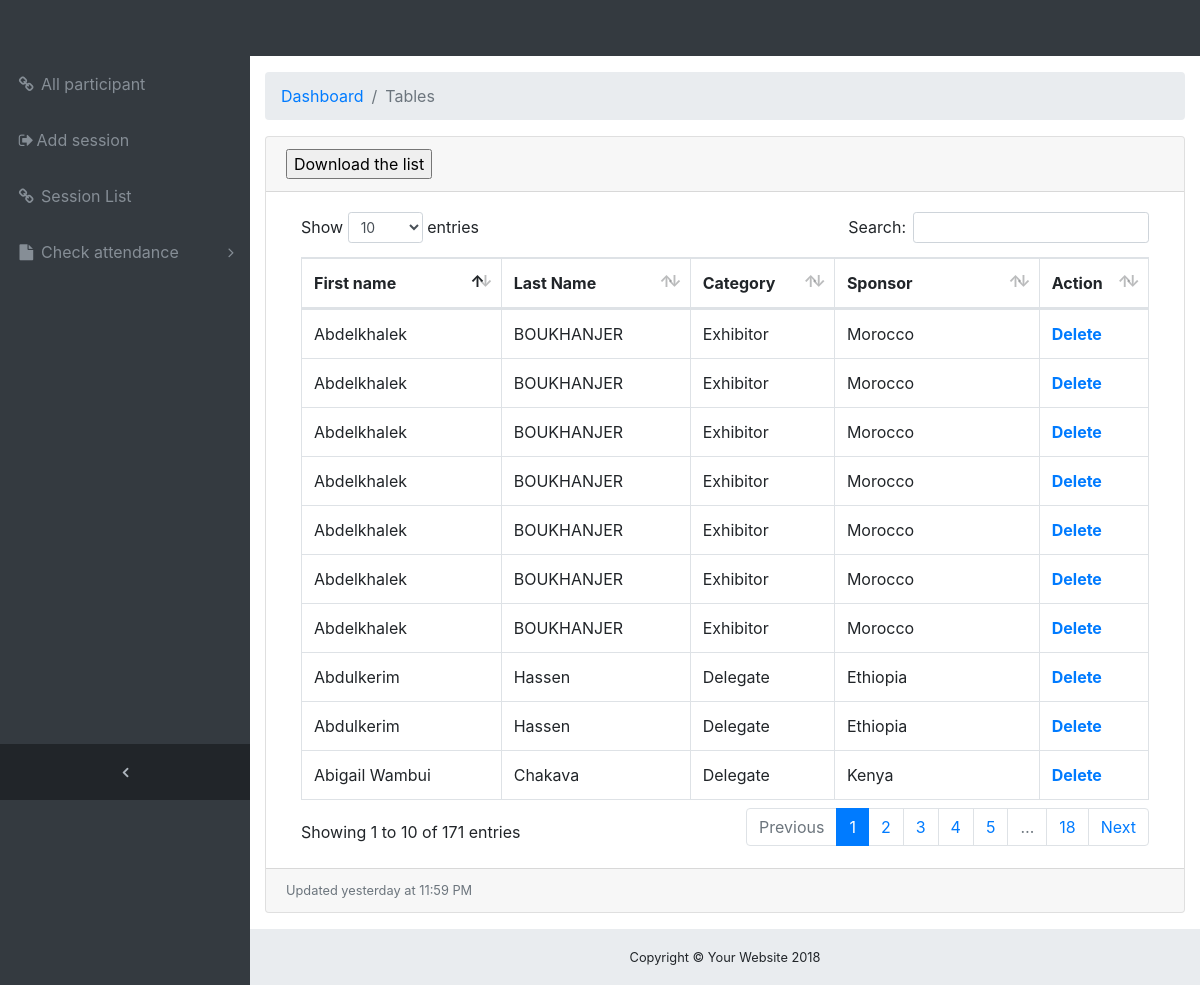
Screenshot of /attendence.php?session=1 (signed in) with the database file from the repository.
### tables this page shows
CREATE TABLE `userattendance` (
  `id` int(11) NOT NULL,
  `id_session` int(11) NOT NULL,
  `id_user` int(11) NOT NULL,
  `date_time` varchar(255) NOT NULL
);

CREATE TABLE `user` (
  `ids` int(11) NOT NULL,
  `reg_no` varchar(255) NOT NULL,
  `title` varchar(255) NOT NULL,
  `fname` varchar(255) NOT NULL,
  `lname` varchar(255) NOT NULL,
  `category` varchar(255) NOT NULL,
  `sponsor` varchar(255) NOT NULL
);

### attendence.php (the view, shortened to what this page needs)
<?php
    include 'print/php/bddconnect.php';
    $us = $con->prepare("SELECT * FROM `user`,userattendance WHERE user.ids=userattendance.id_user AND userattendance.id_session=?");
    $us->execute(array($_GET['session']));
?>
<!DOCTYPE html>
<html lang="en">
<head>
  <link href="vendor/bootstrap/css/bootstrap.min.css" rel="stylesheet">
  <link href="vendor/font-awesome/css/font-awesome.min.css" rel="stylesheet" type="text/css">
  <link href="vendor/datatables/dataTables.bootstrap4.css" rel="stylesheet">
  <link href="css/sb-admin.css" rel="stylesheet">
</head>
<body class="fixed-nav sticky-footer bg-dark" id="page-top">
  <nav class="navbar navbar-expand-lg navbar-dark bg-dark fixed-top" id="mainNav">
    <div class="collapse navbar-collapse" id="navbarResponsive">
      <ul class="navbar-nav navbar-sidenav" id="exampleAccordion">
      <li class="nav-item" data-toggle="tooltip" data-placement="right" title="Link">
          <a class="nav-link" href="index.php">
            <i class="fa fa-fw fa-link"></i>
            <span class="nav-link-text">All participant</span>
          </a>
        </li>
        <li class="nav-item">
          <a class="nav-link" data-toggle="modal" data-target="#exampleModal">
            <i class="fa fa-fw fa-sign-out"></i>Add session</a>
        </li>
        <li class="nav-item" data-toggle="tooltip" data-placement="right" title="Link">
          <a class="nav-link" href="li.php">
            <i class="fa fa-fw fa-link"></i>
            <span class="nav-link-text">Session List</span>
          </a>
        </li>
        <li class="nav-item" data-toggle="tooltip" data-placement="right" title="Example Pages">
          <a class="nav-link nav-link-collapse collapsed" data-toggle="collapse" href="#collapseExamplePages" data-parent="#exampleAccordion">
            <i class="fa fa-fw fa-file"></i>
            <span class="nav-link-text">Check attendance</span>
          </a>
        </li>
      </ul>
      <ul class="navbar-nav sidenav-toggler">
        <li class="nav-item">
          <a class="nav-link text-center" id="sidenavToggler">
            <i class="fa fa-fw fa-angle-left"></i>
          </a>
        </li>
      </ul>
    </div>
  </nav>
  <div class="content-wrapper">
    <div class="container-fluid">
      <ol class="breadcrumb">
        <li class="breadcrumb-item">
          <a href="#">Dashboard</a>
        </li>
        <li class="breadcrumb-item active">Tables</li>
      </ol>
      <div class="card mb-3">
        <div class="card-header">
          <form method="post"><input type="submit" name="down" value="Download the list"></form> </div>
        <div class="card-body">
          <div class="table-responsive">
            <table class="table table-bordered" id="dataTable" width="100%" cellspacing="0">
              <thead>
                <tr>
                  <th>First name</th>
                  <th>Last Name</th>
                  <th>Category</th>
                  <th>Sponsor</th>
                 <th>Action</th>
                </tr>
              </thead>
              <tbody>
              <?php
              while($as = $us->fetch()){
                ?>
                <tr>
                  <td><?=$as['fname']?></td>
                  <td><?=$as['lname']?></td>
                  <td><?=$as['category']?></td>
                  <td><?=$as['sponsor']?></td>
                  <th><a href="del.php?id=<?=$as['ids']?>&session=<?=$_GET['session']?>">Delete</a></th>
                </tr>
              <?php } ?>
              </tbody>
            </table>
          </div>
        </div>
        <div class="card-footer small text-muted">Updated yesterday at 11:59 PM</div>
      </div>
    </div>
    <footer class="sticky-footer">
      <div class="container">
        <div class="text-center">
          <small>Copyright © Your Website 2018</small>
        </div>
      </div>
    </footer>
  </div>
</body>
</html>

### css/sb-admin.css (style rules this page uses)
html { position: relative; min-height: 100%; }
body { overflow-x: hidden; }
body.sticky-footer { margin-bottom: 56px; }
body.sticky-footer .content-wrapper { min-height: calc(100vh - 56px - 56px); }
body.fixed-nav { padding-top: 56px; }
.content-wrapper { min-height: calc(100vh - 56px); padding-top: 1rem; }
#mainNav .navbar-collapse { overflow: auto; max-height: 75vh; }
#mainNav .navbar-collapse .navbar-nav .nav-item .nav-link { cursor: pointer; }
#mainNav .navbar-collapse .navbar-sidenav .nav-link-collapse:after { float: right; content: '\f107'; font-family: 'FontAwesome'; }
#mainNav .navbar-collapse .navbar-sidenav .nav-link-collapse.collapsed:after { content: '\f105'; }
#mainNav .navbar-collapse .sidenav-toggler { display: none; }
@media (min-width: 992px) { #mainNav .navbar-collapse { overflow: visible; max-height: none; } }
@media (min-width: 992px) { #mainNav .navbar-collapse .navbar-sidenav { position: absolute; top: 0; left: 0; -webkit-flex-direction: column; -ms-flex-direction: column; flex-direction: column; margin-top: 56px; } }
@media (min-width: 992px) { #mainNav .navbar-collapse .navbar-sidenav > .nav-item { width: 250px; padding: 0; } }
@media (min-width: 992px) { #mainNav .navbar-collapse .navbar-sidenav > .nav-item > .nav-link { padding: 1em; } }
#mainNav.fixed-top .sidenav-toggler { display: none; }
@media (min-width: 992px) { #mainNav.fixed-top .navbar-sidenav { height: calc(100vh - 112px); } }
@media (min-width: 992px) { #mainNav.fixed-top .sidenav-toggler { position: absolute; top: 0; left: 0; display: flex; -webkit-flex-direction: column; -ms-flex-direction: column; flex-direction: column; margin-top: calc(100vh - 56px); } }
@media (min-width: 992px) { #mainNav.fixed-top .sidenav-toggler > .nav-item { width: 250px; padding: 0; } }
@media (min-width: 992px) { #mainNav.fixed-top .sidenav-toggler > .nav-item > .nav-link { padding: 1em; } }
#mainNav.fixed-top.navbar-dark .sidenav-toggler { background-color: #212529; }
#mainNav.fixed-top.navbar-dark .sidenav-toggler a i { color: #adb5bd; }
.content-wrapper { overflow-x: hidden; background: white; }
@media (min-width: 992px) { .content-wrapper { margin-left: 250px; } }
#sidenavToggler i { font-weight: 800; }
#mainNav.navbar-dark .navbar-collapse .navbar-sidenav .nav-link-collapse:after { color: #868e96; }
#mainNav.navbar-dark .navbar-collapse .navbar-sidenav > .nav-item > .nav-link { color: #868e96; }
@media (min-width: 992px) { #mainNav.navbar-dark .navbar-collapse .navbar-sidenav { background: #343a40; } }
footer.sticky-footer { position: absolute; right: 0; bottom: 0; width: 100%; height: 56px; background-color: #e9ecef; line-height: 55px; }
@media (min-width: 992px) { footer.sticky-footer { width: calc(100% - 250px); } }

### rows the page displays
userattendance: id_user.fname "Abdelkhalek", id_user.lname "BOUKHANJER", id_user.category "Exhibitor", id_user.sponsor "Morocco"
userattendance: id_user.fname "Abdelkhalek", id_user.lname "BOUKHANJER", id_user.category "Exhibitor", id_user.sponsor "Morocco"
userattendance: id_user.fname "Abigail Wambui", id_user.lname "Chakava", id_user.category "Delegate", id_user.sponsor "Kenya"
userattendance: id_user.fname "Abdelkhalek", id_user.lname "BOUKHANJER", id_user.category "Exhibitor", id_user.sponsor "Morocco"
userattendance: id_user.fname "Abdelkhalek", id_user.lname "BOUKHANJER", id_user.category "Exhibitor", id_user.sponsor "Morocco"
userattendance: id_user.fname "Abdelkhalek", id_user.lname "BOUKHANJER", id_user.category "Exhibitor", id_user.sponsor "Morocco"
userattendance: id_user.fname "Abdulkerim", id_user.lname "Hassen", id_user.category "Delegate", id_user.sponsor "Ethiopia"
userattendance: id_user.fname "Abdelkhalek", id_user.lname "BOUKHANJER", id_user.category "Exhibitor", id_user.sponsor "Morocco"
userattendance: id_user.fname "Abdelkhalek", id_user.lname "BOUKHANJER", id_user.category "Exhibitor", id_user.sponsor "Morocco"
userattendance: id_user.fname "Abdulkerim", id_user.lname "Hassen", id_user.category "Delegate", id_user.sponsor "Ethiopia"
